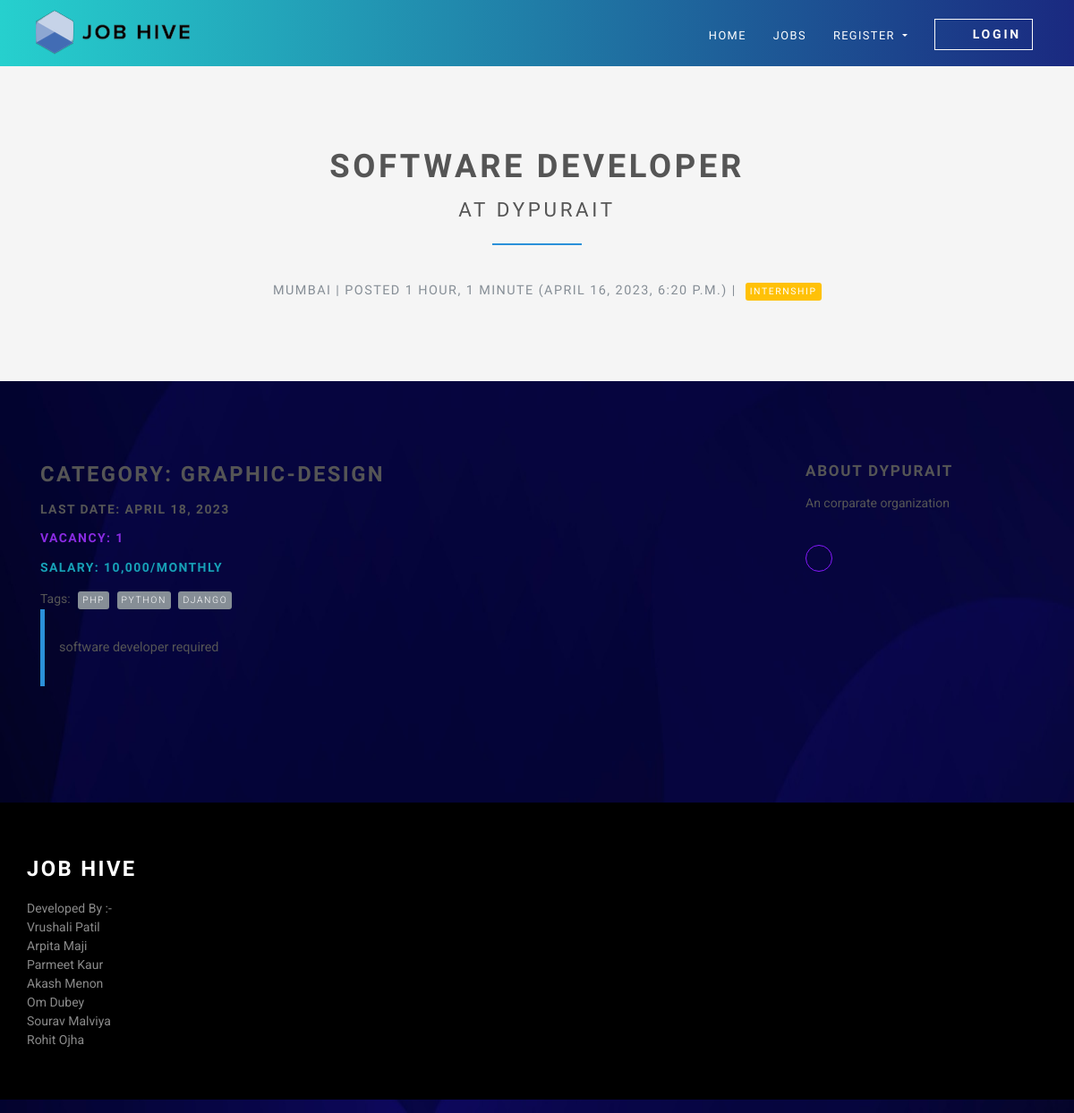
Page /en/jobs/23/ on the committed database.
### jobsapp/models.py (models this page shows, shortened)
class Job(models.Model):
    user = models.ForeignKey(User, on_delete=models.CASCADE)
    title = models.CharField(max_length=300)
    description = models.TextField()
    location = models.CharField(max_length=150)
    type = models.CharField(choices=JOB_TYPE, max_length=10)
    category = models.CharField(max_length=100)
    last_date = models.DateTimeField()
    company_name = models.CharField(max_length=100)
    company_description = models.CharField(max_length=300)
    website = models.CharField(max_length=100, default="")
    created_at = models.DateTimeField(default=timezone.now)
    filled = models.BooleanField(default=False)
    salary = models.IntegerField(default=0, blank=True)
    tags = models.ManyToManyField(Tag)
    vacancy = models.IntegerField(default=1)
    objects = JobManager()
    class Meta:
        ordering = ["id"]

### tags/models.py (models this page shows, shortened)
class Tag(models.Model):
    name = models.CharField(max_length=100)

### jobsapp/views/home.py (the view)
# urls.py: path("jobs/<int:id>/", JobDetailsView.as_view(), name="jobs-detail"),
class JobDetailsView(DetailView):
    model = Job
    template_name = "jobs/details.html"
    context_object_name = "job"
    pk_url_kwarg = "id"
    def get_object(self, queryset=None):
        obj = super(JobDetailsView, self).get_object(queryset=queryset)
        if obj is None:
            raise Http404("Job doesn't exists")
        return obj
    def get(self, request, *args, **kwargs):
        try:
            self.object = self.get_object()
        except Http404:
            raise Http404("Job doesn't exists")
        context = self.get_context_data(object=self.object)
        return self.render_to_response(context)

### templates/jobs/details.html (shortened to what this page needs)
{% extends 'base.html' %}
{% load static %}
{% load is_already_applied %}
{% load humanize %}
{% block content %}
    <section class="bg-light-gray">
        <div class="container">
            <h1 class="heading">{{ job.title }}<br>
                <small>at <a href="#"> {{ job.company_name }}</a></small>
            </h1>
            <div class="job-detail-description"><i class="fa fa-map-marker job__location"> </i>
                {{ job.location }} | Posted {{ job.created_at|timesince }} ({{ job.created_at }}) |
                {% if job.type == '1' %}
                    <span class="badge featured-badge badge-success">Full time</span>
                {% elif job.type == '2' %}
                    <span class="badge featured-badge badge-primary">Part time</span>
                {% else %}
                    <span style="color: #ffffff;" class="badge featured-badge badge-warning">Internship</span>
                {% endif %}
            </div>
        </div>
    </section>
    <section>
        <div class="container">
            <div class="row">
                <div class="col-lg-8">
                    <h3>Category: {{ job.category }}</h3>
                    <h5>Last date: {{ job.last_date|date }}</h5>
                    <h5 style="color: blueviolet;">Vacancy: {{ job.vacancy }}</h5>
                    <h5 class="text-info">
                        Salary: {% if job.salary > 0 %} {{ job.salary | intcomma }}/Monthly {% else %}
                        Negotiable {% endif %}
                    </h5>
                    Tags:
                    {% for tag in job.tags.all %}
                        <span style="color: #ffffff;" class="badge featured-badge badge-secondary">{{ tag.name }}</span>
                    {% endfor %}
                    <blockquote class="blockquote">
                        <p>{{ job.description | safe }}</p>
                    </blockquote>
                </div>
                <div class="col-lg-1"></div>
                <div class="col-lg-3">
                    <h4>About {{ job.company_name }}</h4>
                    <p class="job-detail__company-description">{{ job.company_description | safe }}</p>
                    <p class="job-detail__social social social--outline">
                    <a href="{{ job.website }}" data-toggle="tooltip" data-placement="top" title="Register"
                           class="link">
                            <i class="fa fa-link"></i>
                        </a>
                    </p>
                </div>
            </div>
        </div>
    </section>
{% endblock %}

### static/css/style.default.css (style rules this page uses)
html { height:100% }
body { height:100% }
section { position:relative;padding-top:90px;padding-bottom:90px }
.heading { text-align:center;margin-bottom:40px }
.heading:after { content:" ";display:block;width:100px;height:2px;margin:20px auto 20px;background:#2b90d9 }
a,button { -webkit-transition:all .2s ease-out;transition:all .2s ease-out }
a i.fa,button i.fa { margin:0 5px }
.bg-light-gray { background:#fafafa }
.badge { text-transform:uppercase;letter-spacing:.2em;font-weight:400;font-size:0.65rem;padding:7px }
.featured-badge { font-weight:300;border-radius:3px;margin-left:5px;padding:5px;letter-spacing:0.1rem }
.job__location { margin-right:5px;color:#868e96 }
.job-detail-description { text-align:center;text-transform:uppercase;letter-spacing:0.1em;font-family:"Montserrat",Helvetica,Arial,sans-serif;color:#868e96;font-size:0.9rem }
.job-detail__company-description { color:#868e96 }
.job-detail__social { text-align:left !important;padding:20px 0 }
.heading small { font-size:1.4rem }
.social--outline a { width:30px;height:30px;line-height:30px;border-radius:50%;border:1px solid #2b90d9;text-align:center;padding:0;display:inline-block;margin-right:10px }
.social--outline a.link { color:#871AFF;border-color:#871AFF }
body { font-family:"Roboto",Helvetica,Arial,sans-serif;font-size:.875rem;font-weight:400;line-height:1.5;color:#555;background-color:#fff }
a { color:#2b90d9;text-decoration:none }
h1,h2,h3,h4,h5,h6,.h1,.h2,.h3,.h4,.box-simple h3,.box-image .name h3,.box-image-text .top .name h3,.box-image-text .top .name h4,.h5,.h6 { margin-bottom:1rem;font-family:"Montserrat",Helvetica,Arial,sans-serif;font-weight:700;line-height:1.2;color:#555;text-transform:uppercase;letter-spacing:0.1em }
h1,.h1 { font-size:2.275rem }
h3,.h3 { font-size:1.4875rem }
h4,.h4,.box-simple h3,.box-image .name h3,.box-image-text .top .name h3,.box-image-text .top .name h4 { font-size:1.0675rem }
h5,.h5 { font-size:.875rem }
small,.small { font-size:80%;font-weight:400 }
.blockquote { padding:1rem;margin-bottom:2rem;font-size:.9rem;border-left:5px solid #2b90d9 }
.text-info { color:#17a2b8 !important }
.badge-secondary { color:color-yiq(#868e96);background-color:#868e96 }
.badge-warning { color:color-yiq(#ffc107);background-color:#ffc107 }

### templates/base.html (style rules this page uses)
body { background-image: url('meeting.jpeg'); background-repeat: no-repeat; background-attachment: fixed; background-size: 100% 100%; }
.bg-light-gray { background-color:whitesmoke; }
a, a:hover, a:focus, a:active { text-decoration: none; color: inherit; }

### rows in the picture
Job: title "SOFTWARE DEVELOPER", company_name "DYPURAIT", location "MUMBAI", created_at "1 HOUR, 1 MINUTE", created_at "APRIL 16, 2023, 6:20 P.M.", category "GRAPHIC-DESIGN", last_date "APRIL 18, 2023", vacancy "1", salary "10,000", description "software developer required", company_description "An corparate organization"
Tag: name "PHP"
Tag: name "PYTHON"
Tag: name "DJANGO"
